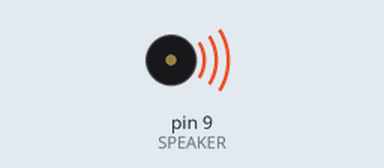
The sketch below on a simulated Arduino Uno, built with avr-gcc and run on an emulated ATmega328P. On the bench: buzzer (waves = sounding).

Above: at 0.1 s.
Timing chart, 0 to 1.5 s (numbered marks = the images above):
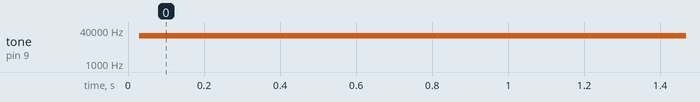

Measured:
- by itself, tone on pin 9 (SPEAKER): silent → 22006 Hz at 0.03 s

The sketch:

sound.ino
```cpp
int SPEAKER = 9;
void setup()
{
pinMode(SPEAKER, OUTPUT);

}

void loop()
{
tone(SPEAKER,43.066406);
tone(SPEAKER,86.132813);
tone(SPEAKER,129.199219);
tone(SPEAKER,172.265625);
tone(SPEAKER,215.332031);
tone(SPEAKER,258.398438);
tone(SPEAKER,301.464844);
tone(SPEAKER,344.531250);
tone(SPEAKER,387.597656);
tone(SPEAKER,430.664063);
tone(SPEAKER,473.730469);
tone(SPEAKER,516.796875);
tone(SPEAKER,559.863281);
tone(SPEAKER,602.929688);
tone(SPEAKER,645.996094);
tone(SPEAKER,689.062500);
tone(SPEAKER,732.128906);
tone(SPEAKER,775.195313);
tone(SPEAKER,818.261719);
tone(SPEAKER,861.328125);
tone(SPEAKER,904.394531);
tone(SPEAKER,947.460938);
tone(SPEAKER,990.527344);
tone(SPEAKER,1033.593750);
tone(SPEAKER,1076.660156);
tone(SPEAKER,1119.726563);
tone(SPEAKER,1162.792969);
tone(SPEAKER,1205.859375);
tone(SPEAKER,1248.925781);
tone(SPEAKER,1291.992188);
tone(SPEAKER,1335.058594);
tone(SPEAKER,1378.125000);
tone(SPEAKER,1421.191406);
tone(SPEAKER,1464.257813);
tone(SPEAKER,1507.324219);
tone(SPEAKER,1550.390625);
tone(SPEAKER,1593.457031);
tone(SPEAKER,1636.523438);
tone(SPEAKER,1679.589844);
tone(SPEAKER,1722.656250);
tone(SPEAKER,1765.722656);
tone(SPEAKER,1808.789063);
tone(SPEAKER,1851.855469);
tone(SPEAKER,1894.921875);
tone(SPEAKER,1937.988281);
tone(SPEAKER,172.265625);
tone(SPEAKER,215.332031);
tone(SPEAKER,258.398438);
tone(SPEAKER,301.464844);
tone(SPEAKER,344.531250);
tone(SPEAKER,387.597656);
tone(SPEAKER,430.664063);
tone(SPEAKER,473.730469);
tone(SPEAKER,516.796875);
tone(SPEAKER,559.863281);
tone(SPEAKER,602.929688);
tone(SPEAKER,645.996094);
tone(SPEAKER,689.062500);
tone(SPEAKER,732.128906);
tone(SPEAKER,775.195313);
tone(SPEAKER,818.261719);
tone(SPEAKER,861.328125);
tone(SPEAKER,904.394531);
tone(SPEAKER,947.460938);
tone(SPEAKER,990.527344);
tone(SPEAKER,1033.593750);
tone(SPEAKER,1076.660156);
tone(SPEAKER,1119.726563);
tone(SPEAKER,1162.792969);
tone(SPEAKER,1205.859375);
tone(SPEAKER,1248.925781);
tone(SPEAKER,1291.992188);
tone(SPEAKER,1335.058594);
tone(SPEAKER,1378.125000);
tone(SPEAKER,1421.191406);
tone(SPEAKER,1464.257813);
tone(SPEAKER,1507.324219);
tone(SPEAKER,1550.390625);
tone(SPEAKER,1593.457031);
tone(SPEAKER,1636.523438);
tone(SPEAKER,1679.589844);
tone(SPEAKER,1722.656250);
tone(SPEAKER,1765.722656);
tone(SPEAKER,1808.789063);
tone(SPEAKER,1851.855469);
tone(SPEAKER,1894.921875);
tone(SPEAKER,1937.988281);
tone(SPEAKER,1981.054688);
tone(SPEAKER,2024.121094);
tone(SPEAKER,2067.187500);
tone(SPEAKER,2110.253906);
tone(SPEAKER,2153.320313);
tone(SPEAKER,2196.386719);
tone(SPEAKER,2239.453125);
tone(SPEAKER,2282.519531);
tone(SPEAKER,2325.585938);
tone(SPEAKER,2368.652344);
tone(SPEAKER,2411.718750);
tone(SPEAKER,2454.785156);
tone(SPEAKER,2497.851563);
tone(SPEAKER,2540.917969);
tone(SPEAKER,2583.984375);
tone(SPEAKER,2627.050781);
tone(SPEAKER,2670.117188);
tone(SPEAKER,2713.183594);
tone(SPEAKER,2756.250000);
tone(SPEAKER,2799.316406);
tone(SPEAKER,2842.382813);
tone(SPEAKER,2885.449219);
tone(SPEAKER,2928.515625);
tone(SPEAKER,2971.582031);
tone(SPEAKER,3014.648438);
tone(SPEAKER,3057.714844);
tone(SPEAKER,3100.781250);
tone(SPEAKER,3143.847656);
tone(SPEAKER,3186.914063);
tone(SPEAKER,3229.980469);
tone(SPEAKER,3273.046875);
tone(SPEAKER,3316.113281);
tone(SPEAKER,3359.179688);
tone(SPEAKER,3402.246094);
tone(SPEAKER,3445.312500);
tone(SPEAKER,3488.378906);
tone(SPEAKER,3531.445313);
tone(SPEAKER,3574.511719);
tone(SPEAKER,3617.578125);
tone(SPEAKER,3660.644531);
tone(SPEAKER,3703.710938);
tone(SPEAKER,3746.777344);
tone(SPEAKER,3789.843750);
tone(SPEAKER,3832.910156);
tone(SPEAKER,3875.976563);
tone(SPEAKER,3919.042969);
tone(SPEAKER,3962.109375);
tone(SPEAKER,4005.175781);
tone(SPEAKER,4048.242188);
tone(SPEAKER,4091.308594);
tone(SPEAKER,4134.375000);
tone(SPEAKER,4177.441406);
tone(SPEAKER,4220.507813);
tone(SPEAKER,4263.574219);
tone(SPEAKER,4306.640625);
tone(SPEAKER,4349.707031);
tone(SPEAKER,4392.773438);
tone(SPEAKER,4435.839844);
tone(SPEAKER,4478.906250);
tone(SPEAKER,4521.972656);
tone(SPEAKER,4565.039063);
tone(SPEAKER,4608.105469);
tone(SPEAKER,4651.171875);
tone(SPEAKER,4694.238281);
tone(SPEAKER,4737.304688);
tone(SPEAKER,4780.371094);
tone(SPEAKER,4823.437500);
tone(SPEAKER,4866.503906);
tone(SPEAKER,4909.570313);
tone(SPEAKER,4952.636719);
tone(SPEAKER,4995.703125);
tone(SPEAKER,5038.769531);
tone(SPEAKER,5081.835938);
tone(SPEAKER,5124.902344);
tone(SPEAKER,5167.968750);
tone(SPEAKER,5211.035156);
tone(SPEAKER,5297.167969);
tone(SPEAKER,5340.234375);
tone(SPEAKER,5383.300781);
tone(SPEAKER,5426.367188);
tone(SPEAKER,5469.433594);
tone(SPEAKER,5512.500000);
tone(SPEAKER,5555.566406);
tone(SPEAKER,5598.632813);
tone(SPEAKER,5641.699219);
tone(SPEAKER,5684.765625);
tone(SPEAKER,5727.832031);
tone(SPEAKER,5770.898438);
tone(SPEAKER,5813.964844);
tone(SPEAKER,5857.031250);
tone(SPEAKER,5900.097656);
tone(SPEAKER,5943.164063);
tone(SPEAKER,5986.230469);
tone(SPEAKER,6029.296875);
tone(SPEAKER,6072.363281);
tone(SPEAKER,6115.429688);
tone(SPEAKER,6158.496094);
tone(SPEAKER,6201.562500);
tone(SPEAKER,6244.628906);
tone(SPEAKER,6287.695313);
tone(SPEAKER,6330.761719);
tone(SPEAKER,6373.828125);
tone(SPEAKER,6416.894531);
tone(SPEAKER,6459.960938);
tone(SPEAKER,6503.027344);
tone(SPEAKER,6546.093750);
tone(SPEAKER,6589.160156);
tone(SPEAKER,6632.226563);
tone(SPEAKER,6675.292969);
tone(SPEAKER,6718.359375);
tone(SPEAKER,6761.425781);
tone(SPEAKER,6804.492188);
tone(SPEAKER,6847.558594);
tone(SPEAKER,6890.625000);
tone(SPEAKER,6933.691406);
tone(SPEAKER,6976.757813);
tone(SPEAKER,7019.824219);
tone(SPEAKER,7062.890625);
tone(SPEAKER,7105.957031);
tone(SPEAKER,7149.023438);
tone(SPEAKER,7192.089844);
tone(SPEAKER,7235.156250);
tone(SPEAKER,7278.222656);
tone(SPEAKER,7321.289063);
tone(SPEAKER,7364.355469);
tone(SPEAKER,7407.421875);
tone(SPEAKER,7450.488281);
tone(SPEAKER,7493.554688);
tone(SPEAKER,7536.621094);
tone(SPEAKER,7579.687500);
tone(SPEAKER,7622.753906);
tone(SPEAKER,7665.820313);
tone(SPEAKER,7708.886719);
tone(SPEAKER,7751.953125);
tone(SPEAKER,7795.019531);
tone(SPEAKER,7838.085938);
tone(SPEAKER,7881.152344);
tone(SPEAKER,7924.218750);
tone(SPEAKER,7967.285156);
tone(SPEAKER,8010.351563);
tone(SPEAKER,8053.417969);
tone(SPEAKER,8096.484375);
tone(SPEAKER,8139.550781);
tone(SPEAKER,8182.617188);
tone(SPEAKER,8225.683594);
tone(SPEAKER,8268.750000);
tone(SPEAKER,8311.816406);
tone(SPEAKER,8354.882813);
tone(SPEAKER,8397.949219);
tone(SPEAKER,8441.015625);
tone(SPEAKER,8484.082031);
tone(SPEAKER,8527.148438);
tone(SPEAKER,8570.214844);
tone(SPEAKER,8613.281250);
tone(SPEAKER,8656.347656);
tone(SPEAKER,8699.414063);
tone(SPEAKER,8742.480469);
tone(SPEAKER,8785.546875);
tone(SPEAKER,8828.613281);
tone(SPEAKER,8871.679688);
tone(SPEAKER,8914.746094);
tone(SPEAKER,8957.812500);
tone(SPEAKER,9000.878906);
tone(SPEAKER,9043.945313);
tone(SPEAKER,9087.011719);
tone(SPEAKER,9130.078125);
tone(SPEAKER,9173.144531);
tone(SPEAKER,9216.210938);
tone(SPEAKER,9259.277344);
tone(SPEAKER,9302.343750);
tone(SPEAKER,9345.410156);
tone(SPEAKER,9388.476563);
tone(SPEAKER,9431.542969);
tone(SPEAKER,9474.609375);
tone(SPEAKER,9517.675781);
tone(SPEAKER,9560.742188);
tone(SPEAKER,9603.808594);
tone(SPEAKER,9646.875000);
tone(SPEAKER,9689.941406);
tone(SPEAKER,9733.007813);
tone(SPEAKER,9776.074219);
tone(SPEAKER,9819.140625);
tone(SPEAKER,9862.207031);
tone(SPEAKER,9905.273438);
tone(SPEAKER,9948.339844);
tone(SPEAKER,9991.406250);
tone(SPEAKER,10034.472656);
tone(SPEAKER,10077.539063);
tone(SPEAKER,10120.605469);
tone(SPEAKER,10163.671875);
tone(SPEAKER,10206.738281);
tone(SPEAKER,10249.804688);
tone(SPEAKER,10292.871094);
tone(SPEAKER,10335.937500);
tone(SPEAKER,10379.003906);
tone(SPEAKER,10422.070313);
tone(SPEAKER,10465.136719);
tone(SPEAKER,10508.203125);
tone(SPEAKER,10551.269531);
tone(SPEAKER,10594.335938);
tone(SPEAKER,10637.402344);
tone(SPEAKER,10680.468750);
tone(SPEAKER,10723.535156);
tone(SPEAKER,10766.601563);
tone(SPEAKER,10809.667969);
tone(SPEAKER,10852.734375);
tone(SPEAKER,10895.800781);
tone(SPEAKER,10938.867188);
tone(SPEAKER,10981.933594);
tone(SPEAKER,11025.000000);
tone(SPEAKER,11068.066406);
tone(SPEAKER,11111.132813);
tone(SPEAKER,11154.199219);
tone(SPEAKER,11197.265625);
tone(SPEAKER,11240.332031);
tone(SPEAKER,11283.398438);
tone(SPEAKER,11326.464844);
tone(SPEAKER,11369.531250);
tone(SPEAKER,11412.597656);
tone(SPEAKER,11455.664063);
tone(SPEAKER,11498.730469);
tone(SPEAKER,11541.796875);
tone(SPEAKER,11584.863281);
tone(SPEAKER,11627.929688);
tone(SPEAKER,11670.996094);
tone(SPEAKER,11714.062500);
tone(SPEAKER,11757.128906);
tone(SPEAKER,11800.195313);
tone(SPEAKER,11843.261719);
tone(SPEAKER,11886.328125);
tone(SPEAKER,11929.394531);
tone(SPEAKER,11972.460938);
tone(SPEAKER,12015.527344);
tone(SPEAKER,12058.593750);
tone(SPEAKER,12101.660156);
tone(SPEAKER,12144.726563);
tone(SPEAKER,12187.792969);
tone(SPEAKER,12230.859375);
tone(SPEAKER,12273.925781);
tone(SPEAKER,12316.992188);
tone(SPEAKER,12360.058594);
tone(SPEAKER,12403.125000);
tone(SPEAKER,12446.191406);
tone(SPEAKER,12489.257813);
tone(SPEAKER,12532.324219);
tone(SPEAKER,12575.390625);
tone(SPEAKER,12618.457031);
tone(SPEAKER,12661.523438);
tone(SPEAKER,12704.589844);
tone(SPEAKER,12747.656250);
tone(SPEAKER,12790.722656);
tone(SPEAKER,12833.789063);
tone(SPEAKER,12876.855469);
tone(SPEAKER,12919.921875);
tone(SPEAKER,12962.988281);
tone(SPEAKER,13006.054688);
tone(SPEAKER,13049.121094);
tone(SPEAKER,13092.187500);
tone(SPEAKER,13135.253906);
tone(SPEAKER,13178.320313);
tone(SPEAKER,13221.386719);
tone(SPEAKER,13264.453125);
tone(SPEAKER,13307.519531);
tone(SPEAKER,13350.585938);
tone(SPEAKER,13393.652344);
tone(SPEAKER,13436.718750);
tone(SPEAKER,13479.785156);
tone(SPEAKER,13522.851563);
tone(SPEAKER,13565.917969);
tone(SPEAKER,13608.984375);
tone(SPEAKER,13652.050781);
tone(SPEAKER,13695.117188);
tone(SPEAKER,13738.183594);
tone(SPEAKER,13781.250000);
tone(SPEAKER,13824.316406);
tone(SPEAKER,13867.382813);
tone(SPEAKER,13910.449219);
tone(SPEAKER,13953.515625);
tone(SPEAKER,13996.582031);
tone(SPEAKER,4039.648438);
tone(SPEAKER,14082.714844);
tone(SPEAKER,14125.781250);
tone(SPEAKER,14168.847656);
tone(SPEAKER,14211.914063);
tone(SPEAKER,14254.980469);
tone(SPEAKER,14298.046875);
tone(SPEAKER,14341.113281);
tone(SPEAKER,14384.179688);
tone(SPEAKER,14427.246094);
tone(SPEAKER,14470.312500);
tone(SPEAKER,14513.378906);
tone(SPEAKER,14556.445313);
tone(SPEAKER,14599.511719);
tone(SPEAKER,14642.578125);
tone(SPEAKER,14685.644531);
tone(SPEAKER,14728.710938);
tone(SPEAKER,14771.777344);
tone(SPEAKER,14814.843750);
tone(SPEAKER,14857.910156);
tone(SPEAKER,14900.976563);
tone(SPEAKER,14944.042969);
tone(SPEAKER,14987.109375);
tone(SPEAKER,15030.175781);
tone(SPEAKER,15073.242188);
tone(SPEAKER,15116.308594);
tone(SPEAKER,15159.375000);
tone(SPEAKER,15202.441406);
tone(SPEAKER,15245.507813);
tone(SPEAKER,15288.574219);
tone(SPEAKER,15331.640625);
tone(SPEAKER,15374.707031);
tone(SPEAKER,15417.773438);
tone(SPEAKER,15460.839844);
tone(SPEAKER,15503.906250);
tone(SPEAKER,15546.972656);
tone(SPEAKER,15590.039063);
tone(SPEAKER,15633.105469);
tone(SPEAKER,15676.171875);
tone(SPEAKER,15719.238281);
tone(SPEAKER,15762.304688);
tone(SPEAKER,15805.371094);
tone(SPEAKER,15848.437500);
tone(SPEAKER,15891.503906);
tone(SPEAKER,15934.570313);
tone(SPEAKER,15977.636719);
tone(SPEAKER,16020.703125);
tone(SPEAKER,16063.769531);
tone(SPEAKER,16106.835938);
tone(SPEAKER,16149.902344);
tone(SPEAKER,16192.968750);
tone(SPEAKER,16236.035156);
tone(SPEAKER,16279.101563);
tone(SPEAKER,16322.167969);
tone(SPEAKER,16365.234375);
tone(SPEAKER,16408.300781);
tone(SPEAKER,16451.367188);
tone(SPEAKER,16494.433594);
tone(SPEAKER,16537.500000);
tone(SPEAKER,16580.566406);
tone(SPEAKER,16623.632813);
tone(SPEAKER,16666.699219);
tone(SPEAKER,16709.765625);
tone(SPEAKER,16752.832031);
tone(SPEAKER,16795.898438);
tone(SPEAKER,16838.964844);
tone(SPEAKER,16882.031250);
tone(SPEAKER,16925.097656);
tone(SPEAKER,16968.164063);
tone(SPEAKER,17011.230469);
tone(SPEAKER,17054.296875);
tone(SPEAKER,17097.363281);
tone(SPEAKER,17140.429688);
tone(SPEAKER,17183.496094);
tone(SPEAKER,17226.562500);
tone(SPEAKER,17269.628906);
tone(SPEAKER,17312.695313);
tone(SPEAKER,17355.761719);
tone(SPEAKER,17398.828125);
tone(SPEAKER,17441.894531);
tone(SPEAKER,17484.960938);
tone(SPEAKER,17528.027344);
tone(SPEAKER,17571.093750);
tone(SPEAKER,17614.160156);
tone(SPEAKER,17657.226563);
tone(SPEAKER,17700.292969);
tone(SPEAKER,17743.359375);
tone(SPEAKER,17786.425781);
tone(SPEAKER,17829.492188);
tone(SPEAKER,17872.558594);
tone(SPEAKER,17915.625000);
tone(SPEAKER,17958.691406);
tone(SPEAKER,18001.757813);
tone(SPEAKER,18044.824219);
tone(SPEAKER,18087.890625);
tone(SPEAKER,18130.957031);
tone(SPEAKER,18174.023438);
tone(SPEAKER,18217.089844);
tone(SPEAKER,18260.156250);
tone(SPEAKER,18303.222656);
tone(SPEAKER,18346.289063);
tone(SPEAKER,18389.355469);
tone(SPEAKER,18432.421875);
tone(SPEAKER,18475.488281);
tone(SPEAKER,18518.554688);
tone(SPEAKER,18561.621094);
tone(SPEAKER,18604.687500);
tone(SPEAKER,18647.753906);
tone(SPEAKER,18690.820313);
tone(SPEAKER,18733.886719);
tone(SPEAKER,18776.953125);
tone(SPEAKER,18820.019531);
tone(SPEAKER,18863.085938);
tone(SPEAKER,18906.152344);
tone(SPEAKER,18949.218750);
tone(SPEAKER,18992.285156);
tone(SPEAKER,19035.351563);
tone(SPEAKER,19078.417969);
tone(SPEAKER,19121.484375);
tone(SPEAKER,19164.550781);
tone(SPEAKER,19207.617188);
tone(SPEAKER,19250.683594);
tone(SPEAKER,19293.750000);
tone(SPEAKER,19336.816406);
tone(SPEAKER,19379.882813);
tone(SPEAKER,19422.949219);
tone(SPEAKER,9466.015625);
tone(SPEAKER,19509.082031);
tone(SPEAKER,19552.148438);
tone(SPEAKER,19595.214844);
tone(SPEAKER,19638.281250);
tone(SPEAKER,19681.347656);
tone(SPEAKER,19724.414063);
tone(SPEAKER,19767.480469);
tone(SPEAKER,19810.546875);
tone(SPEAKER,19853.613281);
tone(SPEAKER,19896.679688);
tone(SPEAKER,19939.746094);
tone(SPEAKER,19982.812500);
tone(SPEAKER,20025.878906);
tone(SPEAKER,20068.945313);
tone(SPEAKER,20112.011719);
tone(SPEAKER,20155.078125);
tone(SPEAKER,20198.144531);
tone(SPEAKER,20241.210938);
tone(SPEAKER,20284.277344);
tone(SPEAKER,20327.343750);
tone(SPEAKER,20370.410156);
tone(SPEAKER,20413.476563);
tone(SPEAKER,20456.542969);
tone(SPEAKER,20499.609375);
tone(SPEAKER,20542.675781);
tone(SPEAKER,20585.742188);
tone(SPEAKER,20628.808594);
tone(SPEAKER,20671.875000);
tone(SPEAKER,20714.941406);
tone(SPEAKER,20758.007813);
tone(SPEAKER,20801.074219);
tone(SPEAKER,20844.140625);
tone(SPEAKER,20887.207031);
tone(SPEAKER,20930.273438);
tone(SPEAKER,20973.339844);
tone(SPEAKER,21016.406250);
tone(SPEAKER,21059.472656);
tone(SPEAKER,21102.539063);
tone(SPEAKER,21145.605469);
tone(SPEAKER,21188.671875);
tone(SPEAKER,21231.738281);
tone(SPEAKER,21274.804688);
tone(SPEAKER,21317.871094);
tone(SPEAKER,21360.937500);
tone(SPEAKER,21404.003906);
tone(SPEAKER,21447.070313);
tone(SPEAKER,21490.136719);
tone(SPEAKER,21533.203125);
tone(SPEAKER,21576.269531);
tone(SPEAKER,21619.335938);
tone(SPEAKER,21662.402344);
tone(SPEAKER,21705.468750);
tone(SPEAKER,21748.535156);
tone(SPEAKER,21791.601563);
tone(SPEAKER,21834.667969);
tone(SPEAKER,21877.734375);
tone(SPEAKER,21920.800781);
tone(SPEAKER,21963.867188);
tone(SPEAKER,22006.933594);

}
```
